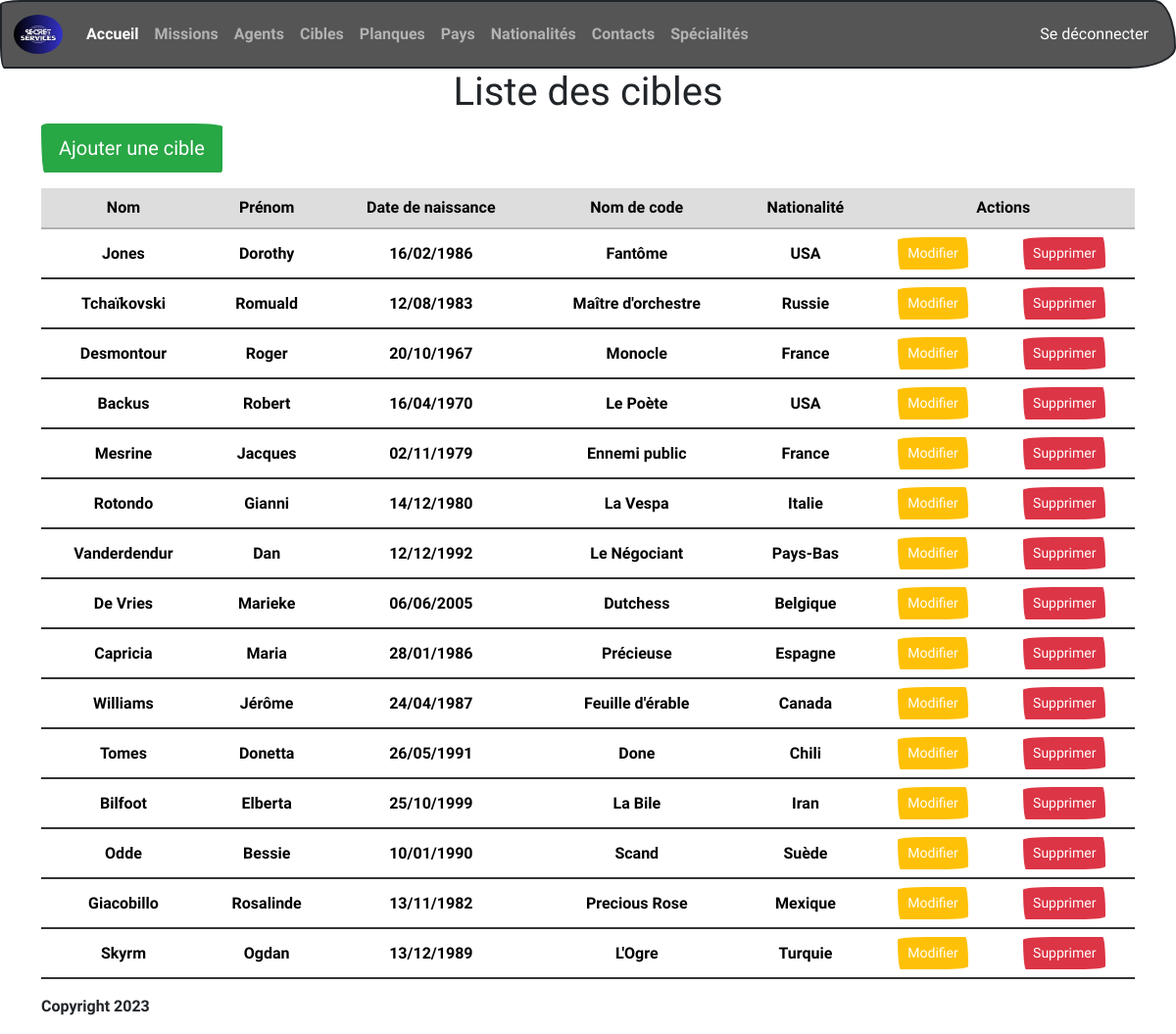
The page /target (signed in) on the database its author committed.
### tables this page shows
CREATE TABLE IF NOT EXISTS `target` (
  `id` int(11) NOT NULL AUTO_INCREMENT,
  `lastName` varchar(50) NOT NULL,
  `firstName` varchar(50) NOT NULL,
  `birthdate` date NOT NULL,
  `codeName` varchar(50) NOT NULL,
  `idNationality` int(11) NOT NULL,
  PRIMARY KEY (`id`),
  KEY `idNationality` (`idNationality`) USING BTREE,
  CONSTRAINT `target_ibfk_1` FOREIGN KEY (`idNationality`) REFERENCES `nationality` (`id`) ON DELETE CASCADE ON UPDATE CASCADE
);

CREATE TABLE IF NOT EXISTS `nationality` (
  `id` int(11) NOT NULL AUTO_INCREMENT,
  `name` varchar(50) NOT NULL,
  PRIMARY KEY (`id`)
);

### controllers/TargetController.php (called while the page is built, shortened)
<?php
require_once 'models/managers/TargetManager.php';
class TargetController
{
    protected $targetManager;
    public function __construct()
    {
        $this->targetManager = new TargetManager;
    }
    public function index()
    {
        $targets = $this->targetManager->showTargetList();
        require_once 'views/target/targetList.php';
    }
}

### index.php (called while the page is built, shortened)
<?php
require_once 'controllers/TargetController.php';
$router = new Router();
$router->addRoute('GET', BASE_URL . '/', 'HomeController', 'index');
$router->addRoute('POST', BASE_URL . '/search', 'SearchController', 'index');
$router->addRoute('GET', BASE_URL . '/login', 'LoginController', 'index');
$router->addRoute('POST', BASE_URL . '/login', 'LoginController', 'login');
$router->addRoute('GET', BASE_URL . '/logout', 'LogoutController', 'logout');
$router->addRoute('GET', BASE_URL . '/country', 'CountryController', 'index');
$router->addRoute('GET', BASE_URL . '/country/add', 'CountryController', 'addCountry');
$router->addRoute('POST', BASE_URL . '/country/add', 'CountryController', 'countryAddedToDatabase');
$router->addRoute('POST', BASE_URL . '/country/edit', 'CountryController', 'editCountry');
$router->addRoute('POST', BASE_URL . '/country/editOk', 'CountryController', 'editCountryInDatabase');
$router->addRoute('POST', BASE_URL . '/country', 'CountryController', 'deleteCountryFromDatabase');
$router->addRoute('GET', BASE_URL . '/nationality', 'NationalityController', 'index');
$router->addRoute('GET', BASE_URL . '/nationality/add', 'NationalityController', 'addNationality');
$router->addRoute('POST', BASE_URL . '/nationality/add', 'NationalityController', 'nationalityAddedToDatabase');
$router->addRoute('POST', BASE_URL . '/nationality/edit', 'NationalityController', 'editNationality');
$router->addRoute('POST', BASE_URL . '/nationality/editOk', 'NationalityController', 'editNationalityInDatabase');
$router->addRoute('POST', BASE_URL . '/nationality', 'NationalityController', 'deleteNationalityFromDatabase');
$router->addRoute('GET', BASE_URL . '/hideout', 'HideoutController', 'index');
$router->addRoute('GET', BASE_URL . '/hideout/add', 'HideoutController', 'addHideout');
$router->addRoute('POST', BASE_URL . '/hideout/add', 'HideoutController', 'hideoutAddedToDatabase');
$router->addRoute('POST', BASE_URL . '/hideout/edit', 'HideoutController', 'editHideout');
$router->addRoute('POST', BASE_URL . '/hideout/editOk', 'HideoutController', 'editHideoutInDatabase');
$router->addRoute('POST', BASE_URL . '/hideout', 'HideoutController', 'deleteHideoutFromDatabase');
$router->addRoute('GET', BASE_URL . '/target', 'TargetController', 'index');
$router->addRoute('GET', BASE_URL . '/target/add', 'TargetController', 'addTarget');
$router->addRoute('POST', BASE_URL . '/target/add', 'TargetController', 'targetAddedToDatabase');
$router->addRoute('POST', BASE_URL . '/target/edit', 'TargetController', 'editTarget');
$router->addRoute('POST', BASE_URL . '/target/editOk', 'TargetController', 'editTargetInDatabase');
$router->addRoute('POST', BASE_URL . '/target', 'TargetController', 'deleteTargetFromDatabase');
$router->addRoute('GET', BASE_URL . '/contact', 'ContactController', 'index');
$router->addRoute('GET', BASE_URL . '/contact/add', 'ContactController', 'addContact');
$router->addRoute('POST', BASE_URL . '/contact/add', 'ContactController', 'contactAddedToDatabase');
$router->addRoute('POST', BASE_URL . '/contact/edit', 'ContactController', 'editContact');
$router->addRoute('POST', BASE_URL . '/contact/editOk', 'ContactController', 'editContactInDatabase');
$router->addRoute('POST', BASE_URL . '/contact', 'ContactController', 'deleteContactFromDatabase');
$router->addRoute('GET', BASE_URL . '/agent', 'AgentController', 'index');
$router->addRoute('GET', BASE_URL . '/agent/add', 'AgentController', 'addAgent');
$router->addRoute('POST', BASE_URL . '/agent/add', 'AgentController', 'agentAddedToDatabase');
$router->addRoute('POST', BASE_URL . '/agent/edit', 'AgentController', 'editAgent');
$router->addRoute('POST', BASE_URL . '/agent/editOk', 'AgentController', 'editAgentInDatabase');
$router->addRoute('POST', BASE_URL . '/agent', 'AgentController', 'deleteAgentFromDatabase');
$router->addRoute('GET', BASE_URL . '/mission', 'MissionController', 'index');
$router->addRoute('GET', BASE_URL . '/mission/add', 'MissionController', 'addMission');
$router->addRoute('POST', BASE_URL . '/mission/add', 'MissionController', 'missionAddedInDatabase');
$router->addRoute('POST', BASE_URL . '/mission/edit', 'MissionController', 'editMission');
$router->addRoute('POST', BASE_URL . '/mission/editOk', 'MissionController', 'editMissionInDatabase');
$router->addRoute('POST', BASE_URL . '/mission', 'MissionController', 'deleteMissionFromDatabase');
$router->addRoute('GET', BASE_URL . '/speciality', 'SpecialityController', 'index');
$router->addRoute('GET', BASE_URL . '/speciality/add', 'SpecialityController', 'addSpeciality');
$router->addRoute('POST', BASE_URL . '/speciality/add', 'SpecialityController', 'specialityAddedInDatabase');
$router->addRoute('POST', BASE_URL . '/speciality/edit', 'SpecialityController', 'editSpeciality');
$router->addRoute('POST', BASE_URL . '/speciality/editOk', 'SpecialityController', 'editSpecialityInDatabase');
$router->addRoute('POST', BASE_URL . '/speciality', 'SpecialityController', 'deleteSpecialityFromDatabase');
$method = $_SERVER['REQUEST_METHOD'];
$uri = $_SERVER['REQUEST_URI'];
$handler = $router->getHandler($method, $uri);
$controller = new $handler['controller']();
$action = $handler['action'];
$controller->$action();

### models/Model.php (called while the page is built, shortened)
<?php
abstract class Model
{
    private static $pdo;
    private static function setDatabase()
    {
        $host = 'localhost';
        $username = 'root';
        $password = '';
        $dbname = 'spy_agency';
        self::$pdo = new PDO('mysql:host=' . $host . ';port=3307;dbname=' . $dbname . ';charset=utf8', $username, $password);
        self::$pdo->setAttribute(PDO::ATTR_ERRMODE, PDO::ERRMODE_WARNING);
    }
    protected function getDatabase()
    {
        return self::$pdo;
    }
}

### models/managers/TargetManager.php (called while the page is built, shortened)
<?php
require_once 'models/Model.php';
require_once 'models/classes/Target.php';
class TargetManager extends Model
{
    public function showTargetList()
    {
        try {
            $req = 'SELECT t.id, t.lastName, t.firstName, t.birthdate, t.codeName, n.name AS nationality
                    FROM target t
                    INNER JOIN nationality n
                    ON n.id = t.idNationality
                    ';
            $stmt = $this->getDatabase()->prepare($req);
            if ($stmt->execute()) {
                return $stmt->fetchAll(PDO::FETCH_ASSOC);
            }
        } catch (PDOException $e) {
            $e->getMessage();
        }
    }
}

### models/classes/Target.php (called while the page is built, shortened)
<?php
class Target
{
    private string $lastName;
    private string $firstName;
    private string $birthdate;
    private string $codeName;
    private string $nationality;
    public function __construct(int $id, string $lastName, string $firstName, string $birthdate, string $codeName,
                                string $nationality)
    {
        $this->lastName = $lastName;
        $this->firstName = $firstName;
        $this->birthdate = $birthdate;
        $this->codeName = $codeName;
        $this->nationality = $nationality;
    }
    public function getlastName(): string
    {
        return $this->lastName;
    }
    public function getfirstName(): string
    {
        return $this->firstName;
    }
    public function getBirthDate(): string
    {
        return $this->birthdate;
    }
    public function getCodeName(): string
    {
        return $this->codeName;
    }
    public function getNationality(): string
    {
        return $this->nationality;
    }
}

### views/target/targetList.php (the view, shortened to what this page needs)
<?php
if (isset($_SESSION['connect']) && $_SESSION['role'] === '["ROLE_ADMIN"]') {
?>
<h1 class="text-center">Liste des cibles</h1>
<a href="<?= BASE_URL ?>/target/add" class="btn btn-success btn-lg">Ajouter une cible</a>
<table class="table table-hover text-center mt-3">
    <thead>
        <tr class="table-secondary">
            <th scope="col">Nom</th>
            <th scope="col">Prénom</th>
            <th scope="col">Date de naissance</th>
            <th scope="col">Nom de code</th>
            <th scope="col">Nationalité</th>
            <th scope="col" colspan="2">Actions</th>
        </tr>
    </thead>
    <tbody>
        <?php
        foreach ($targets as $target) :
            $target = new Target ($target['id'], $target['lastName'], $target['firstName'], $target['birthdate'],
                                  $target['codeName'], $target['nationality']);
        ?>
        <tr>
            <td class="align-middle"><?= $target->getlastName(); ?></td>
            <td class="align-middle"><?= $target->getfirstName(); ?></td>
            <td class="align-middle"><?= date('d/m/Y', strtotime($target->getBirthDate()))?></td>
            <td class="align-middle"><?= $target->getCodeName(); ?></td>
            <td class="align-middle"><?= $target->getNationality(); ?></td>
            <td class="align-middle">
            <form action="<?= BASE_URL ?>/target/edit" method="POST">
                <button type="submit" class="btn btn-warning btn-sm">Modifier</button>
            </td>
            <td class="align-middle">
            <form action="<?= BASE_URL ?>/target" method="POST" onSubmit="return confirm('Êtes-vous sûr?');">
                <button type="submit" class="btn btn-danger btn-sm">Supprimer</button>
            </form>
            </td>
        </tr>
        <?php
        endforeach;
        ?>
    </tbody>
</table>
<?php
}
?>
<?php
require('views/global/layout.php');
?>

### rows shown on the page
target: lastName "Jones", firstName "Dorothy", birthdate "16/02/1986", codeName "Fantôme", idNationality.name "USA"
target: lastName "Tchaïkovski", firstName "Romuald", birthdate "12/08/1983", codeName "Maître d'orchestre", idNationality.name "Russie"
target: lastName "Desmontour", firstName "Roger", birthdate "20/10/1967", codeName "Monocle", idNationality.name "France"
target: lastName "Backus", firstName "Robert", birthdate "16/04/1970", codeName "Le Poète", idNationality.name "USA"
target: lastName "Mesrine", firstName "Jacques", birthdate "02/11/1979", codeName "Ennemi public", idNationality.name "France"
target: lastName "Rotondo", firstName "Gianni", birthdate "14/12/1980", codeName "La Vespa", idNationality.name "Italie"
target: lastName "Vanderdendur", firstName "Dan", birthdate "12/12/1992", codeName "Le Négociant", idNationality.name "Pays-Bas"
target: lastName "De Vries", firstName "Marieke", birthdate "06/06/2005", codeName "Dutchess", idNationality.name "Belgique"
target: lastName "Capricia", firstName "Maria", birthdate "28/01/1986", codeName "Précieuse", idNationality.name "Espagne"
target: lastName "Williams", firstName "Jérôme", birthdate "24/04/1987", codeName "Feuille d'érable", idNationality.name "Canada"
target: lastName "Tomes", firstName "Donetta", birthdate "26/05/1991", codeName "Done", idNationality.name "Chili"
target: lastName "Bilfoot", firstName "Elberta", birthdate "25/10/1999", codeName "La Bile", idNationality.name "Iran"
target: lastName "Odde", firstName "Bessie", birthdate "10/01/1990", codeName "Scand", idNationality.name "Suède"
target: lastName "Giacobillo", firstName "Rosalinde", birthdate "13/11/1982", codeName "Precious Rose", idNationality.name "Mexique"
target: lastName "Skyrm", firstName "Ogdan", birthdate "13/12/1989", codeName "L'Ogre", idNationality.name "Turquie"
